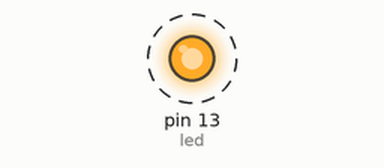
This sketch was run on a simulated Arduino Uno, built with avr-gcc and run on an emulated ATmega328P. Parts: output pins drawn as LEDs (lit = HIGH). Dashed ring = blinking.

Above: at 0.5 s.
Timing chart, 0 to 4.6 s (numbered marks = the images above):
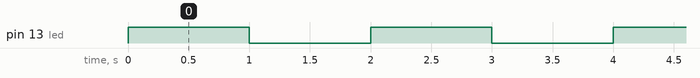

The sketch:

ledBlinking_digital.ino
```cpp
/*
  ledBlinking_digital
  Turns on an LED on for one second, then off for one second, repeatedly.

  Code definition :
  * #define - A usefule C component that allows the programmer to give a name to a constant value before the program is compiled
     Syntax - #define constantName value
     Reference - https://www.arduino.cc/en/reference/define
  * int - Integers are your primary data-type for number storage
     Syntax - int var = val;
               var - you int variable name
               val - the value you assign to that variable
     Reference - https://www.arduino.cc/en/reference/int
  * pinMode(pin, mode) - Configures the specified pin to behave either as an input or an output
     Parameters - pin : the number of the pin whose mode you wish to set
                  mode : INPUT, OUTPUT or INPUT_PULLUP
     Reference - https://www.arduino.cc/en/Reference/pinMode
  * digitalWrite(pin, value) - Write a HIGH or a LOW value to a digital pin
     Parameters - pin : the pin number
                  value : HIGH or LOW
     Reference - https://www.arduino.cc/en/Reference/digitalWrite
  * delay(ms) - Pauses the program for the amount of time (in milliseconds) specified as parameter.
     Parameters - ms : the number of milliseconds to pause
     Reference - https://www.arduino.cc/en/reference/delay
 */

//  Library
//    Put your libraries that you want to use here

//  Define
//    Put your constant definition here
#define led 13

//  Variable
//    Put your variables here
int time = 1000; // 1 second

//  Extras
//    Put your extra setup here, ex. library initialization


void setup() {
  // put your setup code here, to run once:
  pinMode(led, OUTPUT);
}

void loop() {
  // put your main code here, to run repeatedly:

  digitalWrite(led, HIGH);
  delay(time);
  digitalWrite(led, LOW);
  delay(time);
}
```

Measured:
- by itself, pin 13 (led): alternates HIGH for 1.0 s and LOW for 1.0 s
